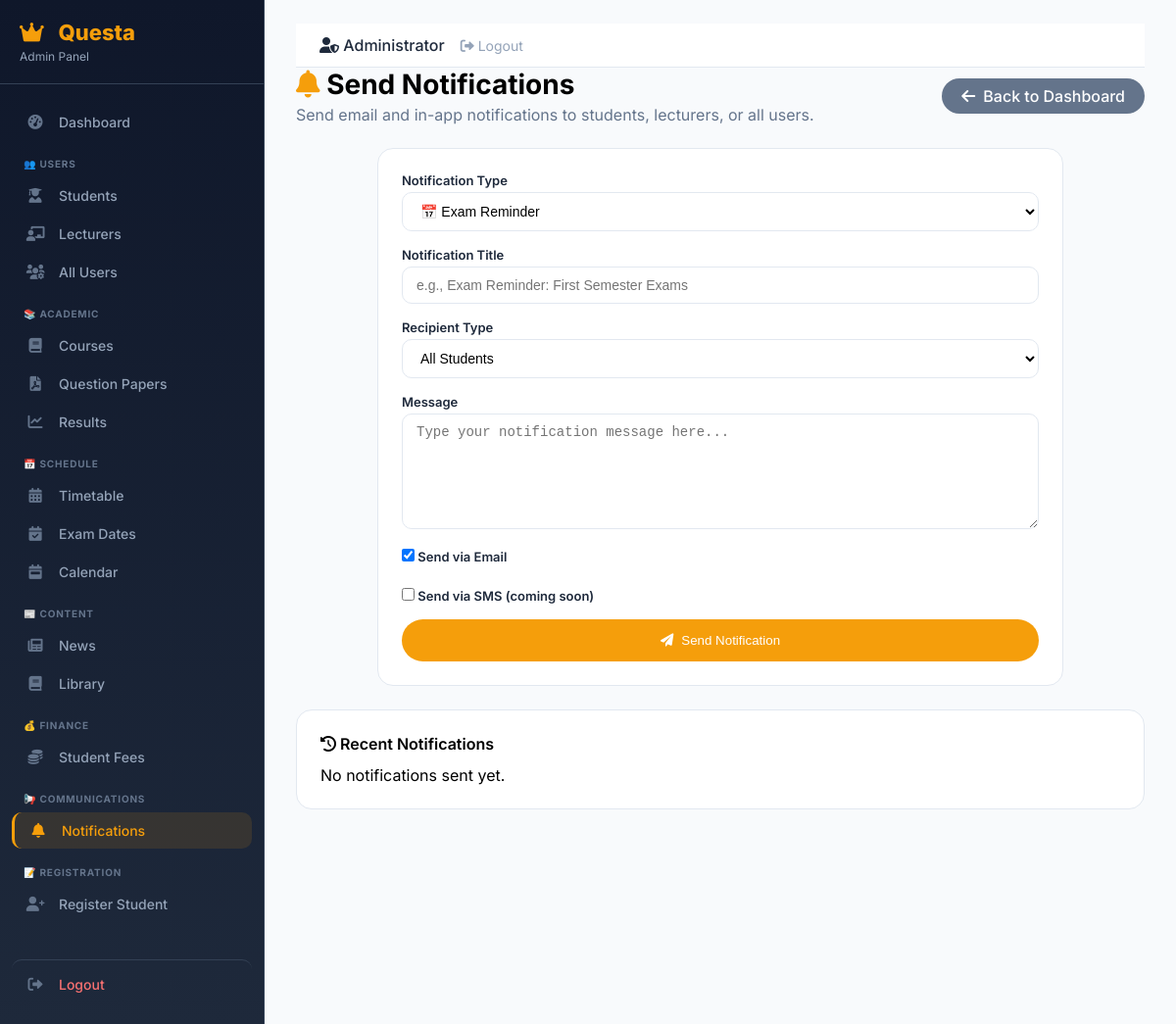
Page /admin/send-notifications.php (signed in) on the earlier database version.
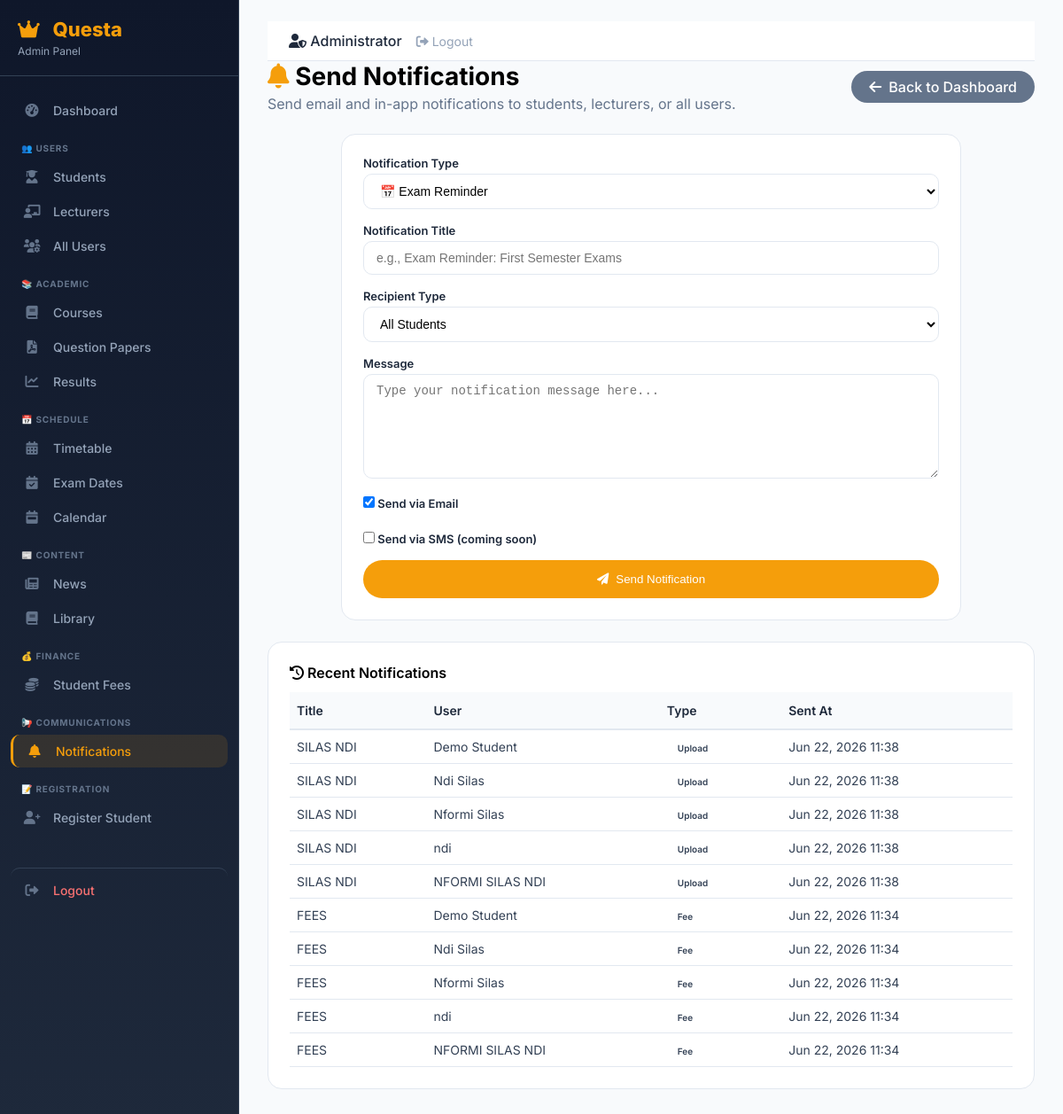
Same page on the later database version.
### tables this page shows
CREATE TABLE `notifications` (
  `id` int(11) NOT NULL,
  `user_id` int(11) DEFAULT NULL,
  `title` varchar(255) DEFAULT NULL,
  `message` text DEFAULT NULL,
  `type` varchar(50) DEFAULT NULL,
  `sent_at` timestamp NOT NULL DEFAULT current_timestamp(),
  `is_read` tinyint(4) DEFAULT 0
);

CREATE TABLE `users` (
  `id` int(11) NOT NULL,
  `name` varchar(100) NOT NULL,
  `email` varchar(100) NOT NULL,
  `password` varchar(255) NOT NULL,
  `role` enum('admin','lecturer','student') DEFAULT 'student',
  `matricule` varchar(50) DEFAULT NULL,
  `department_id` int(11) DEFAULT NULL,
  `avatar` varchar(255) DEFAULT NULL,
  `created_at` datetime DEFAULT current_timestamp()
);

### admin/send-notifications.php (the view, shortened to what this page needs)
<?php
require_once '../includes/config.php';
try {
    $pdo->exec("
        CREATE TABLE IF NOT EXISTS notifications (
            id INT PRIMARY KEY AUTO_INCREMENT,
            user_id INT,
            title VARCHAR(255),
            message TEXT,
            type VARCHAR(50),
            sent_at TIMESTAMP DEFAULT CURRENT_TIMESTAMP,
            FOREIGN KEY (user_id) REFERENCES users(id) ON DELETE CASCADE
        )
    ");
} catch (PDOException $e) {
}
include 'header.php';
?>
<div class="admin-main-content">
    <div style="display: flex; justify-content: space-between; align-items: center; flex-wrap: wrap; gap: 16px; margin-bottom: 24px;">
        <div>
            <h1 style="font-size: 28px; font-weight: 700; margin-bottom: 4px;">
                <i class="fas fa-bell" style="color: #f59e0b;"></i> Send Notifications
            </h1>
            <p style="color: #64748b;">Send email and in-app notifications to students, lecturers, or all users.</p>
        </div>
        <a href="dashboard.php" class="btn-primary" style="background: #64748b; text-decoration: none;">
            <i class="fas fa-arrow-left"></i> Back to Dashboard
        </a>
    </div>
    <div class="admin-card" style="max-width: 700px; margin: 0 auto;">
        <form method="POST">
            <div class="form-group">
                <label>Notification Type</label>
                <select name="notification_type" class="form-select" required>
                    <option value="exam">📅 Exam Reminder</option>
                </select>
            </div>
            <div class="form-group">
                <label>Notification Title</label>
                <input type="text" name="title" class="form-input" placeholder="e.g., Exam Reminder: First Semester Exams" required>
            </div>
            <div class="form-group">
                <label>Recipient Type</label>
                <select name="recipient_type" class="form-select" id="recipientType" required>
                    <option value="all">All Students</option>
                </select>
            </div>
            <div class="form-group">
                <label>Message</label>
                <textarea name="message" class="form-input" rows="6" required
                    placeholder="Type your notification message here..."></textarea>
            </div>
            <div class="form-group">
                <label>
                    <input type="checkbox" name="send_email" checked>
                    Send via Email
                </label>
                <br>
                <label>
                    <input type="checkbox" name="send_sms">
                    Send via SMS (coming soon)
                </label>
            </div>
            <button type="submit" class="btn-primary" style="width: 100%; justify-content: center; padding: 14px;">
                <i class="fas fa-paper-plane"></i> Send Notification
            </button>
        </form>
    </div>
    <div class="admin-card" style="margin-top: 24px;">
        <h3><i class="fas fa-history"></i> Recent Notifications</h3>
        <?php
        $recent = $pdo->query("
            SELECT n.*, u.name as user_name
            FROM notifications n
            LEFT JOIN users u ON n.user_id = u.id
            ORDER BY n.sent_at DESC LIMIT 10
        ")->fetchAll();
        ?>
        <?php if (count($recent) > 0): ?>
            <table class="admin-table">
                <thead>
                    <tr>
                        <th>Title</th>
                        <th>User</th>
                        <th>Type</th>
                        <th>Sent At</th>
                    </tr>
                </thead>
                <tbody>
                    <?php foreach ($recent as $notif): ?>
                        <tr>
                            <td><?php echo htmlspecialchars($notif['title']); ?></td>
                            <td><?php echo htmlspecialchars($notif['user_name'] ?? 'All Users'); ?></td>
                            <td><span class="status-badge" style="font-size: 10px;"><?php echo ucfirst($notif['type']); ?></span></td>
                            <td><?php echo date('M d, Y H:i', strtotime($notif['sent_at'])); ?></td>
                        </tr>
                    <?php endforeach; ?>
                </tbody>
            </table>
        <?php else: ?>
            <p style="color: var(--text-muted);">No notifications sent yet.</p>
        <?php endif; ?>
    </div>
</div>
<?php include 'footer.php'; ?>

Differences in the rows shown:
added notifications: title "SILAS NDI", user.name "Demo Student", type "Upload", sent_at "Jun 22, 2026 11:38"
added notifications: title "SILAS NDI", user.name "Ndi Silas", type "Upload", sent_at "Jun 22, 2026 11:38"
added notifications: title "SILAS NDI", user.name "Nformi Silas", type "Upload", sent_at "Jun 22, 2026 11:38"
added notifications: title "SILAS NDI", user.name "ndi", type "Upload", sent_at "Jun 22, 2026 11:38"
added notifications: title "SILAS NDI", user.name "NFORMI SILAS NDI", type "Upload", sent_at "Jun 22, 2026 11:38"
added notifications: title "FEES", user.name "Demo Student", type "Fee", sent_at "Jun 22, 2026 11:34"
added notifications: title "FEES", user.name "Ndi Silas", type "Fee", sent_at "Jun 22, 2026 11:34"
added notifications: title "FEES", user.name "Nformi Silas", type "Fee", sent_at "Jun 22, 2026 11:34"
added notifications: title "FEES", user.name "ndi", type "Fee", sent_at "Jun 22, 2026 11:34"
added notifications: title "FEES", user.name "NFORMI SILAS NDI", type "Fee", sent_at "Jun 22, 2026 11:34"
Other differences:
text no longer shown: "No notifications sent yet."
text now shown: "Title User Type Sent At"
